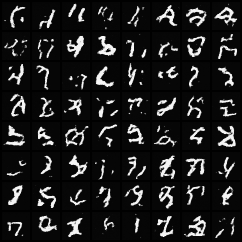
#> input picture flow-matching-experiments/plots/cfm_generated_64.png, 242 x 242 px, found by its file name
$ python diag_cfm.py
#> lines starting #> are read from the running program, lines starting #| are printed output that depends on the picture
# -*- coding: utf-8 -*-
"""检查生成图多样性：把 64 张网格拆开，统计每张的差异度"""
import numpy as np
from PIL import Image

def grid_to_cells(path, nrow=8, pad=2):
#> called with nrow = 8, pad = 2
    img = Image.open(path).convert('L')
    a = np.asarray(img, dtype=np.float32) / 255.0
    H, W = a.shape
#> H = 242; W = 242
    cell = (H - pad*(nrow-1)) // nrow
#> cell = 28
    cells = []
    for i in range(nrow):
        for j in range(nrow):
            y0 = i*(cell+pad); x0 = j*(cell+pad)
            cells.append(a[y0:y0+cell, x0:x0+cell])
#> after the loop, cells = 64 items
    return np.stack(cells)

gen = grid_to_cells(r'd:\大三上的资料\假期学习记录\流匹配\plots\cfm_generated_64.png')
real = grid_to_cells(r'd:\大三上的资料\假期学习记录\流匹配\plots\cfm_real_64.png')
#> call 2 of grid_to_cells, with nrow = 8, pad = 2
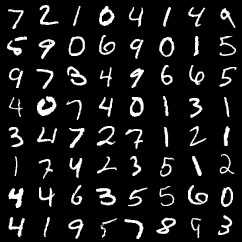
#> input picture flow-matching-experiments/plots/cfm_real_64.png, 242 x 242 px, found by its file name

def diversity_report(cells, name):
#> called with cells = array of shape (64, 28, 28), name = 'CFM 生成 64 张'
    print(f"--- {name} ---")
    # 每个 cell 的亮度（非零像素比例）
    nz = (cells > 0.05).mean(axis=(1,2))
#> nz = 64 values, max 0.314 at index 39, min 0.0791 at index 60, mean 0.19
    print(f"  数字占比: 均值 {nz.mean()*100:.1f}% | 最小 {nz.min()*100:.1f}% | 最大 {nz.max()*100:.1f}%")
#|   数字占比: 均值 19.0% | 最小 7.9% | 最大 31.4%
    # 每张图之间的成对相关性（L2 距离），越小越多样
    flat = cells.reshape(len(cells), -1)
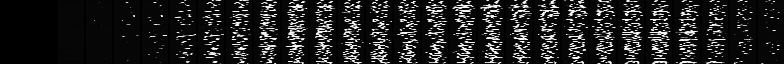
#> flat: shape (64, 784) float32; min 0, max 1, mean 0.135
    nrm = flat / (np.linalg.norm(flat, axis=1, keepdims=True) + 1e-6)
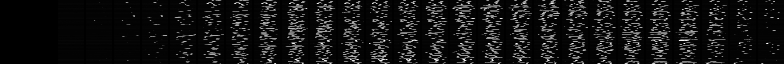
#> nrm: shape (64, 784) float32; min 0, max 0.19, mean 0.0157; drawn with min black and max white
    sim = nrm @ nrm.T
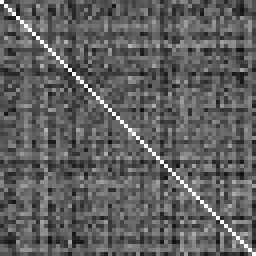
#> sim: shape (64, 64) float32 (shown 4 times larger); min 0.0677, max 1, mean 0.375
    off = sim[~np.eye(len(cells), dtype=bool)]
#> off = 4032 values, max 0.709 at index 724, min 0.0677 at index 815, mean 0.365
    print(f"  成对余弦相似度: 均值 {off.mean():.3f} | 最大 {off.max():.3f} (>0.9 说明同质化严重)")
#|   成对余弦相似度: 均值 0.365 | 最大 0.709 (>0.9 说明同质化严重)
    # 空白 cell 数量
    print(f"  空白(占比<5%)数量: {(nz < 0.05).sum()}/{len(cells)}")
#|   空白(占比<5%)数量: 0/64
    print()

diversity_report(gen, 'CFM 生成 64 张')
diversity_report(real, 'CFM 真实 64 张')
#> call 2 of diversity_report, with cells = array of shape (64, 28, 28), name = 'CFM 真实 64 张'
#> in diversity_report (call 2), `nz = (cells > 0.05).mean(axis=(1,2))`: nz = 64 values, max 0.329 at index 25, min 0.0548 at index 40, mean 0.164
#|   数字占比: 均值 16.4% | 最小 5.5% | 最大 32.9%
#> in diversity_report (call 2), `flat = cells.reshape(len(cells), -1)`:
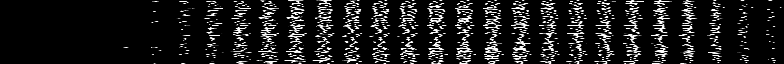
#> flat: shape (64, 784) float32; min 0, max 1, mean 0.114
#> in diversity_report (call 2), `nrm = flat / (np.linalg.norm(flat, axis=1, keepdims=True) + 1e-6)`:
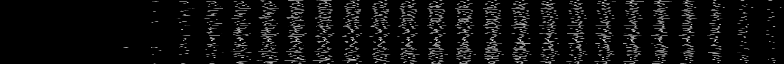
#> nrm: shape (64, 784) float32; min 0, max 0.218, mean 0.013; drawn with min black and max white
#> in diversity_report (call 2), `sim = nrm @ nrm.T`:
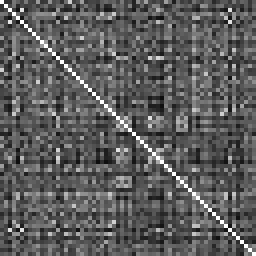
#> sim: shape (64, 64) float32 (shown 4 times larger); min 0.0539, max 1, mean 0.362
#> in diversity_report (call 2), `off = sim[~np.eye(len(cells), dtype=bool)]`: off = 4032 values, max 0.896 at index 130, min 0.0539 at index 1551, mean 0.352
#|   成对余弦相似度: 均值 0.352 | 最大 0.896 (>0.9 说明同质化严重)
#|   空白(占比<5%)数量: 0/64
